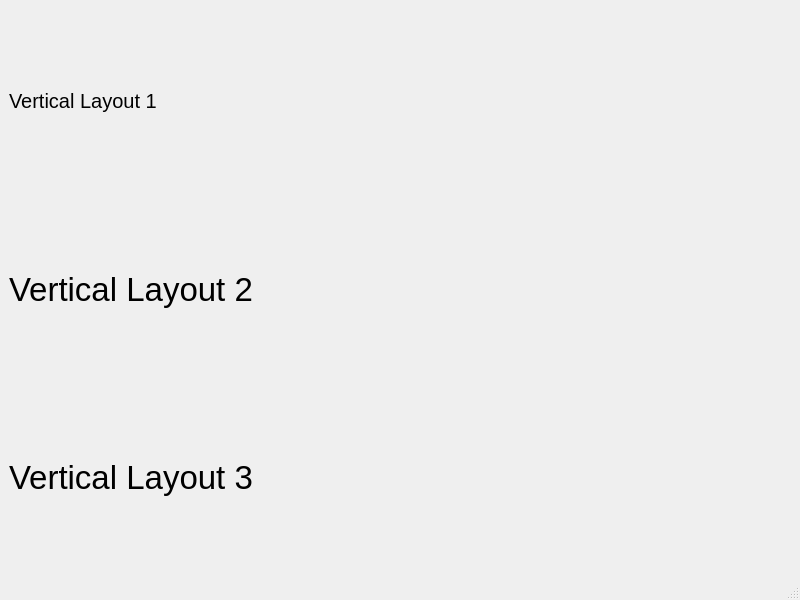
<?xml version="1.0" encoding="UTF-8"?>
<ui version="4.0">
 <class>MainWindow</class>
 <widget class="QMainWindow" name="MainWindow">
  <property name="geometry">
   <rect>
    <x>0</x>
    <y>0</y>
    <width>800</width>
    <height>600</height>
   </rect>
  </property>
  <property name="windowTitle">
   <string>MainWindow</string>
  </property>
  <widget class="QWidget" name="centralwidget">
   <layout class="QVBoxLayout" name="verticalLayout">
    <item>
     <widget class="QLabel" name="label_2">
      <property name="font">
       <font>
        <pointsize>15</pointsize>
       </font>
      </property>
      <property name="text">
       <string>Vertical Layout 1</string>
      </property>
     </widget>
    </item>
    <item>
     <widget class="QLabel" name="label">
      <property name="font">
       <font>
        <pointsize>25</pointsize>
       </font>
      </property>
      <property name="text">
       <string>Vertical Layout 2</string>
      </property>
     </widget>
    </item>
    <item>
     <widget class="QLabel" name="label_3">
      <property name="font">
       <font>
        <pointsize>25</pointsize>
       </font>
      </property>
      <property name="text">
       <string>Vertical Layout 3</string>
      </property>
     </widget>
    </item>
   </layout>
  </widget>
  <widget class="QMenuBar" name="menubar">
   <property name="geometry">
    <rect>
     <x>0</x>
     <y>0</y>
     <width>800</width>
     <height>25</height>
    </rect>
   </property>
  </widget>
  <widget class="QStatusBar" name="statusbar"/>
 </widget>
 <resources/>
 <connections/>
</ui>
